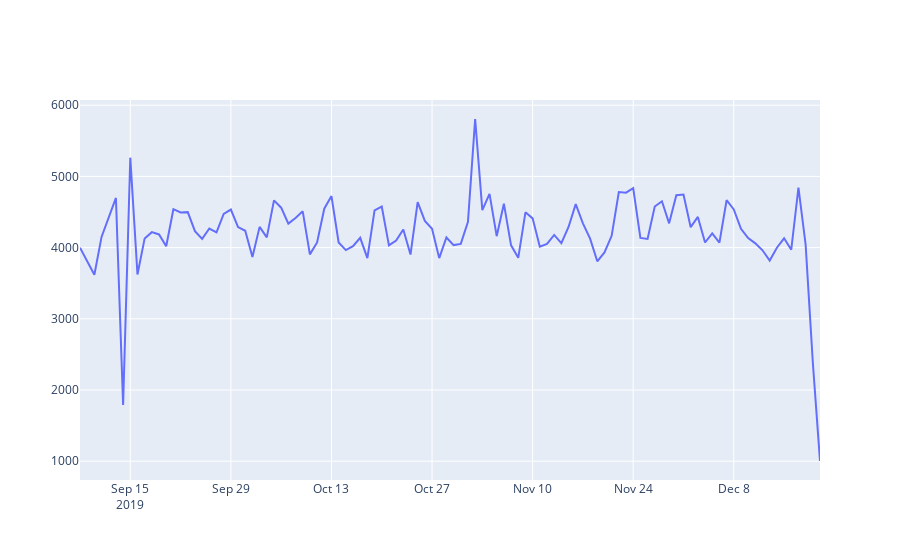

The cell this chart's notebook holds for it:
### Code cell
#Clothers
fig = go.Figure([go.Scatter(x=Clothers['purchdate'], y=Clothers['amount'])])
fig.show()
